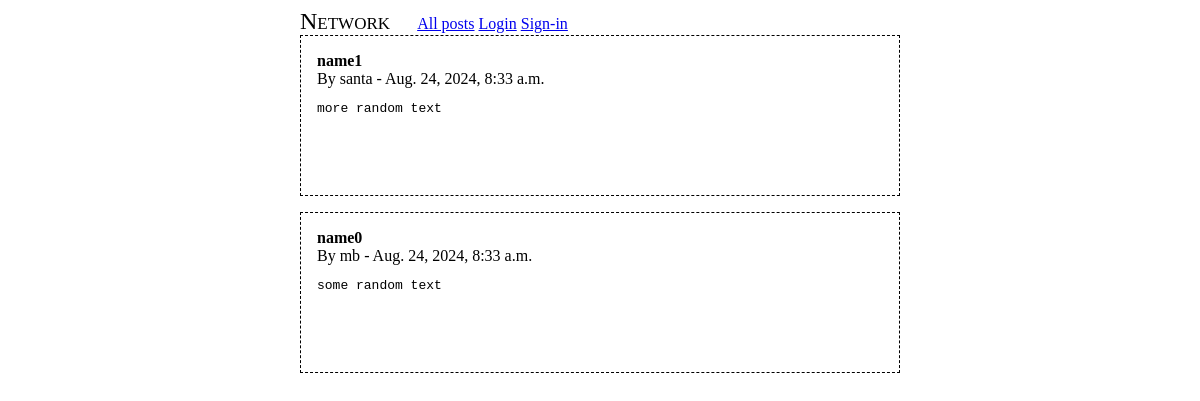
/, run on an earlier commit of the app's database.
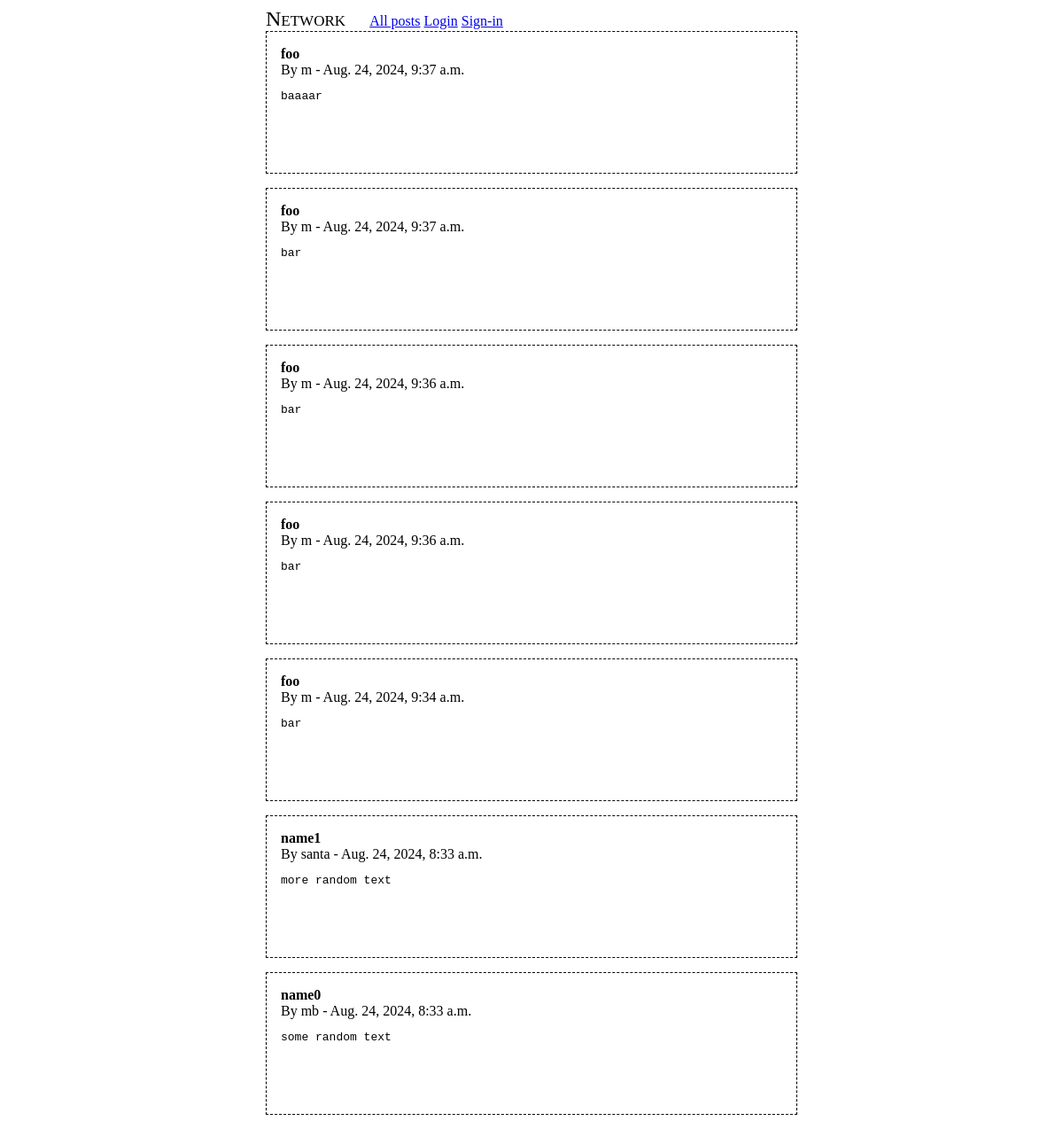
And on a later commit of the database.
### network/models.py (models this page shows, shortened)
class Post(models.Model):
	owner   = models.ForeignKey(settings.AUTH_USER_MODEL, on_delete=models.CASCADE)
	name    = models.CharField(max_length=120)
	content = models.TextField()
	cdate   = models.DateTimeField("creation date",     blank=True)
	mdate   = models.DateTimeField("modification date", blank=True)
	likers  = models.ManyToManyField(settings.AUTH_USER_MODEL, related_name="likes")

class User(AbstractBaseUser):
	username_validator = UnicodeUsernameValidator()
	username        = models.CharField(
		_("username"),
		max_length=150,
		unique=True,
		help_text=_(
			"Required. 150 characters or fewer. Letters, digits and @/./+/-/_ only."
		),
		validators=[username_validator],
		error_messages={
			"unique": _("A user with that username already exists."),
		},
	)
	email           = models.EmailField(_("email address"), blank=True)
	USERNAME_FIELD  = "username"
	EMAIL_FIELD     = "email"
	REQUIRED_FIELDS = ["email"]
	objects = UserManager()
	class Meta:
		verbose_name        = _("user")
		verbose_name_plural = _("users")
	follows = models.ManyToManyField("self", symmetrical=False, related_name="followers")

### network/views.py (the view, shortened to what this page needs)
# urls.py: path('',                 views.HomeView.as_view(), name='home'),
class HomeView(generic.ListView):
	template_name       = "network/posts.html"
	context_object_name = "params"
	def get_posts(self):
		return Post.objects.order_by("-cdate")
	def get_queryset(self):
		return {
			"form"  : PostForm(initial={'next' : self.request.path}, auto_id=False),
			"posts" : self.get_posts(),
		}

### network/templates/network/posts.html (shortened to what this page needs)
{% extends "network/main.html" %}
{% block content %}
{% if params.posts %}
	{% for post in params.posts %}
		{% include "network/post.html" %}
	{% endfor %}
{% endif %}
{% endblock %}

### network/templates/network/post.html (shortened to what this page needs)
<div class="post">
	<div>
		<span class="name">{{ post.name }}</span>
	</div>
	<div>
		By <span class="author">{{ post.owner }}</span> -
		<span class="cdate">{{ post.cdate }}</span>
	</div>
	<pre class="content">{{ post.content }}</pre>
</div>

What changed in the data, as far as the page shows it:
added Post: name "foo", owner "m", cdate "Aug. 24, 2024, 9:37 a.m.", content "baaaar"
added Post: name "foo", owner "m", cdate "Aug. 24, 2024, 9:37 a.m.", content "bar"
added Post: name "foo", owner "m", cdate "Aug. 24, 2024, 9:36 a.m.", content "bar"
added Post: name "foo", owner "m", cdate "Aug. 24, 2024, 9:36 a.m.", content "bar"
added Post: name "foo", owner "m", cdate "Aug. 24, 2024, 9:34 a.m.", content "bar"
